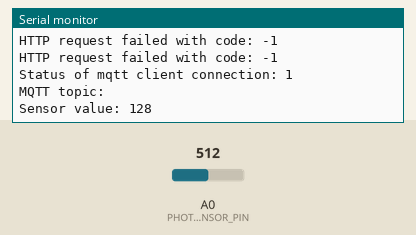
Recording of a sketch running on a simulated ESP8266 (NodeMCU). On the bench: the last lines printed to the serial monitor. The inputs (shaded band) are chosen by the test bench; at power-on: A0 (PHOTO_SENSOR_PIN) = 512. WiFi joins after 1.5 s; servers stay silent unless stated; no MQTT or app messages arrive unless stated.

Above: at 6.3 s.
6.4 s: A0 (PHOTO_SENSOR_PIN) set to 716
At 7.4 s:
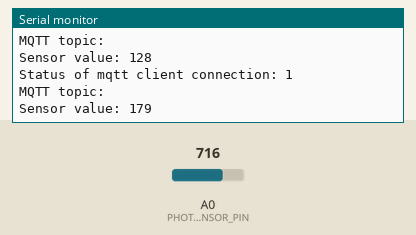
7.9 s: A0 (PHOTO_SENSOR_PIN) set to 900
At 8.7 s:
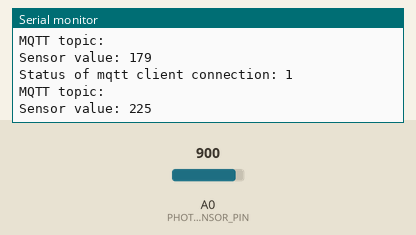
Timing chart, 0 to 10.9 s (numbered marks = the images above; inputs shaded):
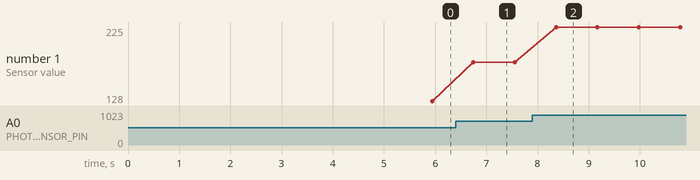

The sketch:

publisher.ino
```cpp
#include <ESP8266HTTPClient.h>
#include <ESP8266WiFi.h>

#include "Config.h"
#include "WIFI.h"
#include "MQTT.h"

#define PHOTO_SENSOR_PIN A0

size_t len_nums = 3;
const int interval = 800;

String mainURL = "http://192.168.101.15:8080/get_server_topic";
String response;

long int start_loop = 0;

void setup(void) {
  Serial.begin(9600);
  WIFI_init(false);
  MQTT_init();
  Serial.print("Status of mqtt client connection: ");
  Serial.println(mqtt_cli.connected());
  if (WiFi.status() == WL_CONNECTED) {
    Serial.print("Connected, IP address: ");
    Serial.println(WiFi.localIP());

    HTTPClient http;

    http.begin(wifiClient, mainURL);

    for (int attempt = 0; attempt < 5; attempt++) {
      int httpCode = http.GET();
      if (httpCode == HTTP_CODE_OK) {
        Serial.print("HTTP response code: ");
        Serial.println(httpCode);

        response = http.getString();
        response = response.substring(1, response.length() - 1);
        Serial.println("Server topic: " + response);
        break;
      } else {
        Serial.print("HTTP request failed with code: ");
        Serial.println(httpCode);
      }
      delay(500);
    }

    http.end();
  } else {
    Serial.println("WiFi not connected. Check credentials and try again.");
  }
}

void loop(void) {
  if (start_loop == 0)
    start_loop = millis();

  if (millis() > start_loop + interval) {
    if(! mqtt_cli.connected()) {
      Serial.println("Я переподключился :(");
      MQTT_init();
    }
    Serial.print("Status of mqtt client connection: ");
    Serial.println(mqtt_cli.connected());
    int sensorValue = analogRead(PHOTO_SENSOR_PIN);
    String st = String(sensorValue / 4);

    while (st.length() < len_nums)
      st = '0' + st;

    if(!mqtt_cli.publish(response.c_str(), st.c_str()))
      Serial.println("Сообщение не ушло");

    Serial.print("MQTT topic: ");
    Serial.println(response.c_str());
    Serial.println("Sensor value: " + st);

    start_loop = millis();
  }
}
```

MQTT.h
```cpp
#include <PubSubClient.h>

// #define LED_PIN 1

PubSubClient mqtt_cli(wifiClient);

void callback(char *topic, byte *payload, unsigned int length) {

  String message;
  for (unsigned int i = 0; i < length; i++) {
    message += (char)payload[i];
  }
  Serial.println("Message: " + message);
  if (message.toInt() >= 90) {
    digitalWrite(LED_PIN, HIGH);
  } else{
    digitalWrite(LED_PIN, LOW);
  }

}


void MQTT_init(){
  mqtt_cli.setServer(mqtt_broker, mqtt_port);
  mqtt_cli.setCallback(callback);
  while (!mqtt_cli.connected()) {
      String client_id = "esp8266-" + String(WiFi.macAddress());
      Serial.print("The client " + client_id);
      Serial.println(" connects to the public mqtt broker\n");
      if (mqtt_cli.connect(client_id.c_str())){
          Serial.println("MQTT Connected");
      } else {
          Serial.print("failed with state ");
          Serial.println(mqtt_cli.state());
          delay(2000);
      }
  }
}
```

WIFI.h
```cpp
#include <ESP8266WiFi.h>
#include <WiFiClient.h>
#include <ESP8266WiFiMulti.h>

ESP8266WiFiMulti wifiMulti;
WiFiClient wifiClient;

String ip = "(IP unset)";

String id(){
  uint8_t mac[WL_MAC_ADDR_LENGTH]; // WL_MAC_ADDR_LENGTH - константа из библиотеки
  WiFi.softAPmacAddress(mac);
  String macID = String(mac[WL_MAC_ADDR_LENGTH - 2], HEX) + String(mac[WL_MAC_ADDR_LENGTH - 1], HEX);
  macID.toUpperCase();
  return macID;
}

bool StartAPMode() {
  IPAddress apIP(192, 168, 4, 1);
  WiFi.disconnect();
  WiFi.mode(WIFI_AP); // WIFI_AP - константа из библиотеки, указывающая режим работы контроллера (тут - точка доступа)
  WiFi.softAPConfig(apIP, apIP, IPAddress(255, 255, 255, 0));
  WiFi.softAP((ssidAP + " " + id()).c_str(), passwordAP.c_str()); // Переменные из конфига
  Serial.println("");
  Serial.println("WiFi up in AP mode with name: "+ ssidAP + " " + id());
  return true;
}

void StartCLIMode() {
  wifiMulti.addAP(ssidCLI, passwordCLI); // тут вариант с клиентским режимом: указываем куда подключаемся, пароль и ждём пока подключится
  //it is possible to add more networks to connect
  while(wifiMulti.run() != WL_CONNECTED) {

  }
  // return true;
}

void WIFI_init(bool mode_ap) {
  String unique_id = "";
    if (mode_ap) {
      StartAPMode();
      ip = WiFi.softAPIP().toString();
    } else {
      StartCLIMode();
      ip = WiFi.localIP().toString(); // Роутер даёт IP-адрес, заранее мы его не знаем
    }
    Serial.println("IP address: ");
    Serial.println(ip);
}
```

Config.h
```cpp
String ssidAP = "kaknibud"; // имя контроллера и точки доступа
String passwordAP = "ESP8266123"; // пароль точки доступа

//char* ssidCLI = "YOUR_SSID"; // имя контроллера и точки доступа
//char* passwordCLI = "YOUR_PASS"; // пароль точки доступа

char* ssidCLI = "Razdayu";
char* passwordCLI = "12345678903";

char* mqtt_broker = "broker.emqx.io";

const int mqtt_port = 1883;

const int LED_PIN = 1;

// const int led = 2;
```

Measured:
- after the input at 6.4 s, the serial monitor: prints a new line after 0.35 s (image 1)
- after the input at 7.9 s, the serial monitor: prints a new line after 0.46 s (image 2)
- plotted number 1: 128 → 179 after the input at 6.4 s, 179 → 225 after the input at 7.9 s
